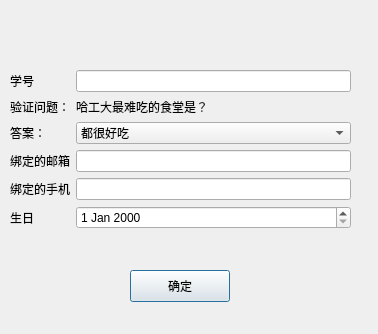
<?xml version="1.0" encoding="UTF-8"?>
<ui version="4.0">
 <class>find_pswd</class>
 <widget class="QDialog" name="find_pswd">
  <property name="geometry">
   <rect>
    <x>0</x>
    <y>0</y>
    <width>378</width>
    <height>334</height>
   </rect>
  </property>
  <property name="windowTitle">
   <string>找回密码</string>
  </property>
  <widget class="QWidget" name="formLayoutWidget">
   <property name="geometry">
    <rect>
     <x>10</x>
     <y>70</y>
     <width>341</width>
     <height>176</height>
    </rect>
   </property>
   <layout class="QFormLayout" name="formLayout">
    <item row="0" column="0">
     <widget class="QLabel" name="label">
      <property name="text">
       <string>学号</string>
      </property>
     </widget>
    </item>
    <item row="0" column="1">
     <widget class="QLineEdit" name="lineEdit"/>
    </item>
    <item row="1" column="0">
     <widget class="QLabel" name="label_2">
      <property name="text">
       <string>验证问题：</string>
      </property>
     </widget>
    </item>
    <item row="1" column="1">
     <widget class="QLabel" name="label_4">
      <property name="text">
       <string>哈工大最难吃的食堂是？</string>
      </property>
     </widget>
    </item>
    <item row="2" column="0">
     <widget class="QLabel" name="label_3">
      <property name="text">
       <string>答案：</string>
      </property>
     </widget>
    </item>
    <item row="2" column="1">
     <widget class="QComboBox" name="comboBox">
      <item>
       <property name="text">
        <string>都很好吃</string>
       </property>
      </item>
      <item>
       <property name="text">
        <string>一食堂</string>
       </property>
      </item>
      <item>
       <property name="text">
        <string>二食堂</string>
       </property>
      </item>
      <item>
       <property name="text">
        <string>三食堂</string>
       </property>
      </item>
      <item>
       <property name="text">
        <string>四食堂</string>
       </property>
      </item>
      <item>
       <property name="text">
        <string>五食堂</string>
       </property>
      </item>
     </widget>
    </item>
    <item row="3" column="0">
     <widget class="QLabel" name="label_5">
      <property name="text">
       <string>绑定的邮箱</string>
      </property>
     </widget>
    </item>
    <item row="3" column="1">
     <widget class="QLineEdit" name="lineEdit_2"/>
    </item>
    <item row="4" column="1">
     <widget class="QLineEdit" name="lineEdit_3"/>
    </item>
    <item row="4" column="0">
     <widget class="QLabel" name="label_6">
      <property name="text">
       <string>绑定的手机</string>
      </property>
     </widget>
    </item>
    <item row="5" column="1">
     <widget class="QDateEdit" name="dateEdit"/>
    </item>
    <item row="5" column="0">
     <widget class="QLabel" name="label_7">
      <property name="text">
       <string>生日</string>
      </property>
     </widget>
    </item>
   </layout>
  </widget>
  <widget class="QPushButton" name="pushButton">
   <property name="geometry">
    <rect>
     <x>130</x>
     <y>270</y>
     <width>100</width>
     <height>32</height>
    </rect>
   </property>
   <property name="text">
    <string>确定</string>
   </property>
  </widget>
 </widget>
 <resources/>
 <connections/>
</ui>
